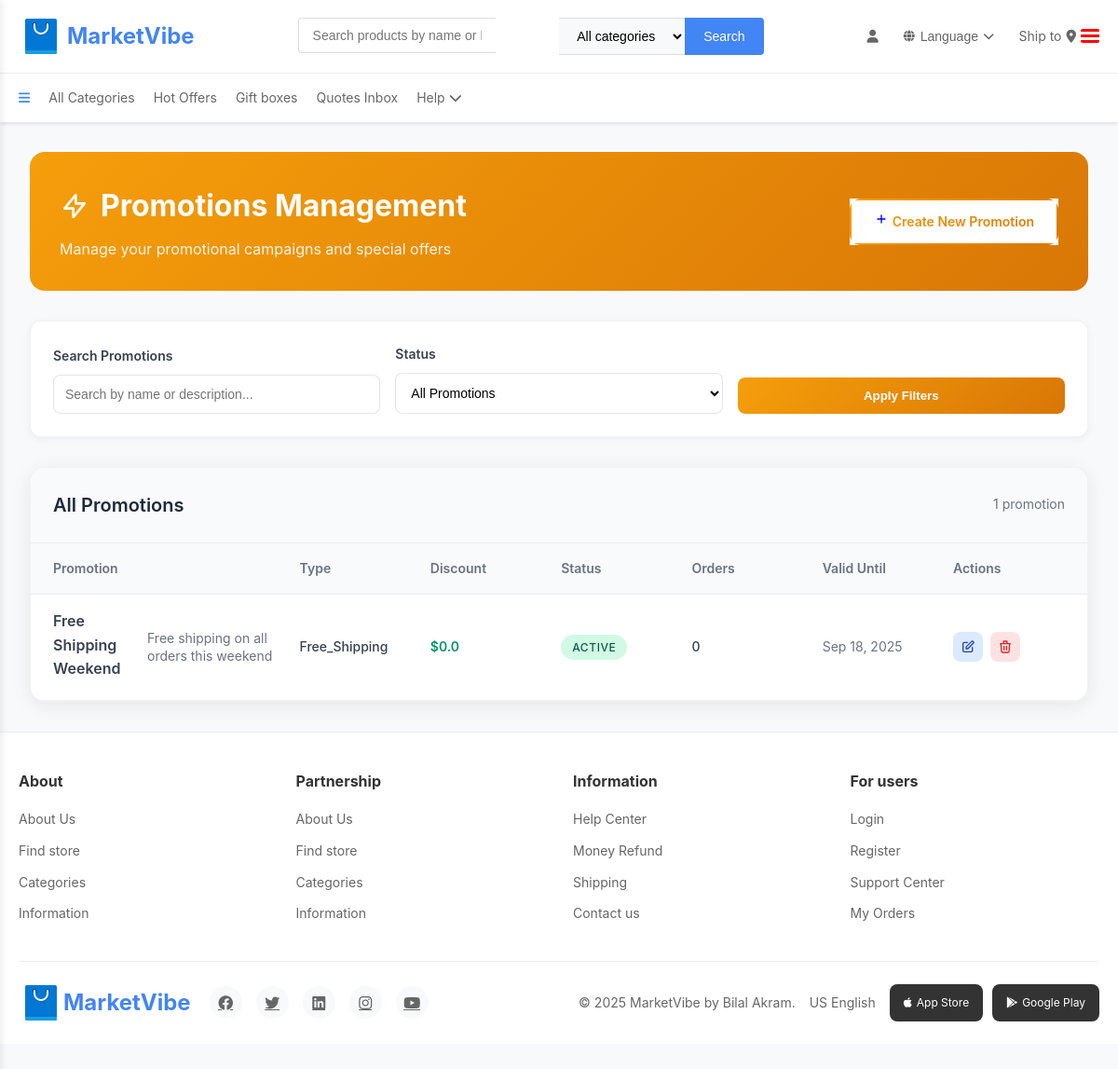
The app's page /promotions/ (signed in) with its own data.
### seller/models.py (models this page shows, shortened)
class Promotion(models.Model):
    PROMOTION_TYPES = [
        ('percentage', 'Percentage Discount'),
        ('fixed', 'Fixed Amount Discount'),
        ('buy_one_get_one', 'Buy One Get One'),
        ('free_shipping', 'Free Shipping'),
    ]
    seller = models.ForeignKey(Seller, on_delete=models.CASCADE, related_name='promotions')
    name = models.CharField(max_length=200)
    description = models.TextField(blank=True, null=True)
    promotion_type = models.CharField(max_length=20, choices=PROMOTION_TYPES, default='percentage')
    discount_value = models.FloatField(help_text="Percentage or fixed amount based on promotion type")
    min_order_amount = models.FloatField(default=0, help_text="Minimum order amount to apply promotion")
    max_discount_amount = models.FloatField(null=True, blank=True, help_text="Maximum discount amount (for percentage discounts)")
    valid_from = models.DateTimeField(default=timezone.now)
    valid_until = models.DateTimeField()
    is_active = models.BooleanField(default=True)
    usage_limit = models.PositiveIntegerField(null=True, blank=True, help_text="Maximum number of times this promotion can be used")
    used_count = models.PositiveIntegerField(default=0)
    products = models.ManyToManyField(Product, blank=True, related_name='promotions')
    categories = models.ManyToManyField(Category, blank=True, related_name='promotions')
    created_at = models.DateTimeField(default=timezone.now)
    updated_at = models.DateTimeField(auto_now=True)
    class Meta:
        ordering = ['-created_at']

### seller/views.py (the view)
# urls.py: path('promotions/', views.promotions_list_view, name='promotions_list'),
@login_required
def promotions_list_view(request):
    seller = get_object_or_404(Seller, user=request.user)
    promotions = Promotion.objects.filter(seller=seller).order_by('-created_at')
    search_query = request.GET.get('search', '')
    if search_query:
        promotions = promotions.filter(
            Q(name__icontains=search_query) |
            Q(description__icontains=search_query)
        )
    status_filter = request.GET.get('status', '')
    if status_filter == 'active':
        promotions = promotions.filter(is_active=True, valid_until__gte=timezone.now())
    elif status_filter == 'inactive':
        promotions = promotions.filter(Q(is_active=False) | Q(valid_until__lt=timezone.now()))
    from django.core.paginator import Paginator
    paginator = Paginator(promotions, 20)
    page_number = request.GET.get('page')
    page_obj = paginator.get_page(page_number)
    context = {
        'seller': seller,
        'promotions': page_obj,
        'total_promotions': promotions.count(),
    }
    return render(request, 'seller/promotions_list.html', context)

### buyer/context_processors.py (called while the page is built, shortened)
def user_sidebar_data(request):
    context = {
        'user_type': None,
        'buyer': None,
        'seller': None,
        'image_base64': None
    }
    if hasattr(request, 'user') and request.user.is_authenticated:
        try:
            buyer = Buyer.objects.filter(email=request.user.email).first()
        except Buyer.DoesNotExist:
            pass
        try:
            seller = Seller.objects.filter(email=request.user.email).first()
            if seller:
                context.update({
                    'user_type': 'seller',
                    'seller': seller,
                    'image_base64': seller.get_image_base64() if seller.image else None
                })
                return context
        except Seller.DoesNotExist:
            pass
    return context

### seller/templates/seller/promotions_list.html (shortened to what this page needs)
{% extends 'index.html' %}
{% load static %}
{% block content %}
<!DOCTYPE html>
<html lang="en" data-theme="light">
<head>
<div class="promotions-list-container">
  <div class="promotions-header">
    <div class="promotions-title-section">
      <h1 class="promotions-title">
        <svg width="32" height="32" fill="none" stroke="currentColor" viewBox="0 0 24 24" class="promotions-icon">
          <path stroke-linecap="round" stroke-linejoin="round" stroke-width="2" d="M13 10V3L4 14h7v7l9-11h-7z"></path>
        </svg>
        Promotions Management
      </h1>
      <div class="promotions-subtitle">Manage your promotional campaigns and special offers</div>
    </div>
    <div class="promotions-actions">
      <a href="{% url 'sellers:create_promotion' %}" class="btn btn-secondary" style="background-color: white; background-image: linear-gradient(135deg, #f59e0b 0%, #d97706 100%); background-clip: text; -webkit-background-clip: text; -webkit-text-fill-color: transparent; border: 2px solid; border-image: linear-gradient(135deg, #f59e0b 0%, #d97706 100%) 1; border-radius: 12px; padding: 0.75rem 1.5rem; font-size: 0.875rem; font-weight: 600; cursor: pointer; transition: all 0.2s ease;">
        Create New Promotion
      </a>
    </div>
  </div>
  <div class="promotions-filters">
    <form method="GET" class="filters-grid">
      <div class="filter-group">
        <label class="filter-label">Search Promotions</label>
        <input type="text" name="search" value="{{ request.GET.search }}" placeholder="Search by name or description..." class="filter-input">
      </div>
      <div class="filter-group">
        <label class="filter-label">Status</label>
        <select name="status" class="filter-select">
          <option value="">All Promotions</option>
        </select>
      </div>
      <div class="filter-group">
        <button type="submit" class="filter-button">Apply Filters</button>
      </div>
    </form>
  </div>
  <div class="promotions-table-container">
    <div class="promotions-table-header">
      <h3>All Promotions</h3>
      <div class="promotions-count">{{ total_promotions }} promotion{{ total_promotions|pluralize }}</div>
    </div>
    <div class="promotions-table">
      <div class="table-header">
        <div class="table-cell">Promotion</div>
        <div class="table-cell">Type</div>
        <div class="table-cell">Discount</div>
        <div class="table-cell">Status</div>
        <div class="table-cell">Orders</div>
        <div class="table-cell">Valid Until</div>
        <div class="table-cell">Actions</div>
      </div>
      <div class="table-body">
        {% for promotion in promotions %}
        <div class="table-row" data-promotion-id="{{ promotion.id }}">
          <div class="table-cell">
            <div class="promotion-name">{{ promotion.name }}</div>
            <div class="promotion-description">{{ promotion.description|truncatechars:100 }}</div>
          </div>
          <div class="table-cell">
            <div class="promotion-type">{{ promotion.promotion_type|title }}</div>
          </div>
          <div class="table-cell">
            <div class="discount-amount">
              {% if promotion.promotion_type == 'percentage' %}
                {{ promotion.discount_value }}%
              {% else %}
                ${{ promotion.discount_value }}
              {% endif %}
            </div>
          </div>
          <div class="table-cell">
            <div class="status-badge status-{% if promotion.is_active %}active{% else %}inactive{% endif %}">
              {% if promotion.is_active %}Active{% else %}Inactive{% endif %}
            </div>
          </div>
          <div class="table-cell">
            <div class="orders-count">{{ promotion.used_count|default:"0" }}</div>
          </div>
          <div class="table-cell">
            <div class="valid-until">{{ promotion.valid_until|date:"M d, Y" }}</div>
          </div>
          <div class="table-cell">
            <div class="action-buttons">
              <button class="action-btn edit-btn" onclick="editPromotion('{{ promotion.id }}')" title="Edit Promotion">
                <svg width="16" height="16" fill="none" stroke="currentColor" viewBox="0 0 24 24">
                  <path stroke-linecap="round" stroke-linejoin="round" stroke-width="2" d="M11 5H6a2 2 0 00-2 2v11a2 2 0 002 2h11a2 2 0 002-2v-5m-1.414-9.414a2 2 0 112.828 2.828L11.828 15H9v-2.828l8.586-8.586z"></path>
                </svg>
              </button>
              <button class="action-btn delete-btn" onclick="deletePromotion('{{ promotion.id }}')" title="Delete Promotion">
                <svg width="16" height="16" fill="none" stroke="currentColor" viewBox="0 0 24 24">
                  <path stroke-linecap="round" stroke-linejoin="round" stroke-width="2" d="M19 7l-.867 12.142A2 2 0 0116.138 21H7.862a2 2 0 01-1.995-1.858L5 7m5 4v6m4-6v6m1-10V4a1 1 0 00-1-1h-4a1 1 0 00-1 1v3M4 7h16"></path>
                </svg>
              </button>
            </div>
          </div>
        </div>
        {% endfor %}
      </div>
    </div>
  </div>
</div>
{% endblock %}

### seller/templates/seller/promotions_list.html (style rules this page uses)
.promotions-list-container { max-width: 1200px; margin: 0 auto; padding: 2rem; }
.promotions-header { background: linear-gradient(135deg, #f59e0b 0%, #d97706 100%); color: white; padding: 2rem; border-radius: 16px; margin-bottom: 2rem; display: flex; justify-content: space-between; align-items: center; flex-wrap: wrap; gap: 1rem; }
.promotions-title-section { flex: 1; }
.promotions-title { display: flex; align-items: center; gap: 0.75rem; font-size: 2rem; font-weight: 700; margin: 0; color: white; }
.promotions-icon { width: 32px; height: 32px; color: white; }
.promotions-subtitle { margin-top: 0.5rem; opacity: 0.9; font-size: 1rem; }
.promotions-actions { background-color: #ffffff; display: flex; gap: 1rem; align-items: center; }
.promotions-filters { background: white; border-radius: 12px; border: 1px solid rgba(0, 0, 0, 0.05); padding: 1.5rem; margin-bottom: 2rem; box-shadow: 0 2px 10px rgba(0, 0, 0, 0.05); }
.filters-grid { display: grid; grid-template-columns: repeat(auto-fit, minmax(200px, 1fr)); gap: 1rem; align-items: end; }
.filter-group { display: flex; flex-direction: column; gap: 0.5rem; }
.filter-label { font-weight: 600; color: #374151; font-size: 0.875rem; }
.filter-input { padding: 0.75rem; border: 1px solid rgba(0, 0, 0, 0.1); border-radius: 8px; font-size: 0.875rem; transition: border-color 0.2s ease; }
.filter-select { padding: 0.75rem; border: 1px solid rgba(0, 0, 0, 0.1); border-radius: 8px; font-size: 0.875rem; background: white; cursor: pointer; }
.filter-button { padding: 0.75rem 1.5rem; background: linear-gradient(135deg, #f59e0b 0%, #d97706 100%); color: white; border: none; border-radius: 8px; font-weight: 600; cursor: pointer; transition: all 0.2s ease; }
.promotions-table-container { background: white; border-radius: 16px; border: 1px solid rgba(0, 0, 0, 0.05); overflow: hidden; box-shadow: 0 4px 20px rgba(0, 0, 0, 0.08); }
.promotions-table-header { background: #f8fafc; padding: 1.5rem; border-bottom: 1px solid rgba(0, 0, 0, 0.05); display: flex; justify-content: space-between; align-items: center; }
.promotions-table-header h3 { margin: 0; font-size: 1.25rem; font-weight: 600; color: #1f2937; }
.promotions-count { color: #6b7280; font-size: 0.875rem; }
.promotions-table { overflow: hidden; }
.promotions-table .table-header { display: grid; grid-template-columns: 2fr 1fr 1fr 1fr 1fr 1fr 120px; gap: 1rem; padding: 1rem 1.5rem; background: #f8fafc; border-bottom: 1px solid rgba(0, 0, 0, 0.05); font-weight: 600; font-size: 0.875rem; color: #6b7280; }
.promotions-table .table-row { display: grid; grid-template-columns: 2fr 1fr 1fr 1fr 1fr 1fr 120px; gap: 1rem; padding: 1rem 1.5rem; border-bottom: 1px solid rgba(0, 0, 0, 0.05); transition: background-color 0.2s ease; }
.promotions-table .table-cell { display: flex; align-items: center; }
.promotion-name { font-weight: 600; color: #374151; margin-bottom: 0.25rem; }
.promotion-description { font-size: 0.875rem; color: #6b7280; line-height: 1.4; }
.promotion-type { font-weight: 500; color: #374151; font-size: 0.875rem; text-transform: capitalize; }
.discount-amount { font-weight: 600; color: #059669; font-size: 0.875rem; }
.status-badge { padding: 0.25rem 0.75rem; border-radius: 9999px; font-size: 0.75rem; font-weight: 500; text-transform: uppercase; letter-spacing: 0.05em; }
.status-badge.status-active { background-color: #d1fae5; color: #065f46; }
.orders-count { font-weight: 500; color: #374151; font-size: 0.875rem; }
.valid-until { font-size: 0.875rem; color: #6b7280; }
.action-buttons { display: flex; gap: 0.5rem; }
.action-btn { padding: 0.5rem; border: none; border-radius: 8px; cursor: pointer; transition: all 0.2s ease; display: flex; align-items: center; justify-content: center; }
.action-btn.edit-btn { background-color: #dbeafe; color: #1e40af; }
.action-btn.delete-btn { background-color: #fee2e2; color: #dc2626; }

### seller/templates/index.html (style rules this page uses)
* { margin: 0; padding: 0; box-sizing: border-box; }
body { font-family: -apple-system, BlinkMacSystemFont, 'Segoe UI', Roboto, Oxygen, Ubuntu, Cantarell, sans-serif; line-height: 1.6; color: #333; background-color: #f8f9fa; }

### records on screen
Promotion: name "Free Shipping Weekend", description "Free shipping on all orders this weekend", promotion_type "Free_Shipping", discount_value "0.0", is_active "ACTIVE", used_count "0", valid_until "Sep 18, 2025"

### other values on screen
{{ total_promotions }} "1"
